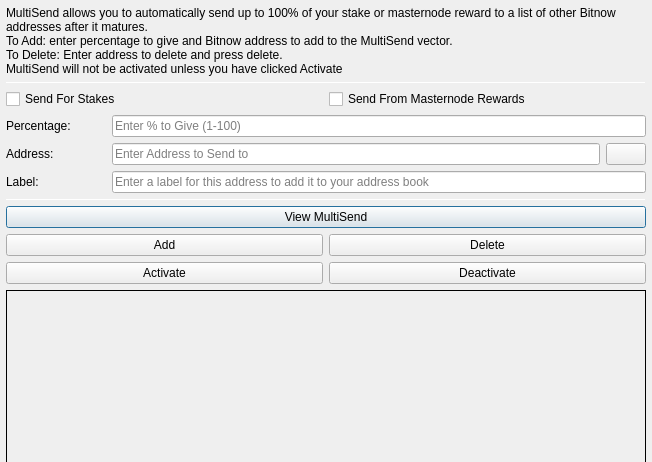
<?xml version="1.0" encoding="UTF-8"?>
<ui version="4.0">
 <class>MultiSendDialog</class>
 <widget class="QDialog" name="MultiSendDialog">
  <property name="windowModality">
   <enum>Qt::NonModal</enum>
  </property>
  <property name="geometry">
   <rect>
    <x>0</x>
    <y>0</y>
    <width>652</width>
    <height>300</height>
   </rect>
  </property>
  <property name="windowTitle">
   <string>MultiSend</string>
  </property>
  <layout class="QVBoxLayout" name="verticalLayout" stretch="0">
   <property name="leftMargin">
    <number>6</number>
   </property>
   <property name="topMargin">
    <number>6</number>
   </property>
   <property name="rightMargin">
    <number>6</number>
   </property>
   <property name="bottomMargin">
    <number>6</number>
   </property>
   <item>
    <layout class="QVBoxLayout" name="verticalLayout_Main" stretch="1,1,1,0,1,1,1">
     <item>
      <widget class="QLabel" name="label_2">
       <property name="lineWidth">
        <number>1</number>
       </property>
       <property name="text">
        <string>MultiSend allows you to automatically send up to 100% of your stake or masternode reward to a list of other Bitnow addresses after it matures.
To Add: enter percentage to give and Bitnow address to add to the MultiSend vector.
To Delete: Enter address to delete and press delete.
MultiSend will not be activated unless you have clicked Activate</string>
       </property>
       <property name="alignment">
        <set>Qt::AlignLeading|Qt::AlignLeft|Qt::AlignTop</set>
       </property>
       <property name="wordWrap">
        <bool>true</bool>
       </property>
      </widget>
     </item>
     <item>
      <widget class="Line" name="line">
       <property name="minimumSize">
        <size>
         <width>0</width>
         <height>1</height>
        </size>
       </property>
       <property name="maximumSize">
        <size>
         <width>16777215</width>
         <height>1</height>
        </size>
       </property>
       <property name="orientation">
        <enum>Qt::Horizontal</enum>
       </property>
      </widget>
     </item>
     <item>
      <layout class="QVBoxLayout" name="verticalLayout_Settings">
       <item>
        <layout class="QHBoxLayout" name="horizontalLayout">
         <item>
          <widget class="QCheckBox" name="multiSendStakeCheckBox">
           <property name="text">
            <string>Send For Stakes</string>
           </property>
          </widget>
         </item>
         <item>
          <widget class="QCheckBox" name="multiSendMasternodeCheckBox">
           <property name="text">
            <string>Send From Masternode Rewards</string>
           </property>
          </widget>
         </item>
        </layout>
       </item>
       <item>
        <layout class="QHBoxLayout" name="horizontalLayout_6">
         <item>
          <widget class="QLabel" name="label">
           <property name="minimumSize">
            <size>
             <width>100</width>
             <height>0</height>
            </size>
           </property>
           <property name="toolTip">
            <string>Percentage of stake to send</string>
           </property>
           <property name="text">
            <string>Percentage:</string>
           </property>
          </widget>
         </item>
         <item>
          <widget class="QLineEdit" name="multiSendPercentEdit">
           <property name="toolTip">
            <string>Enter whole numbers 1 - 100</string>
           </property>
           <property name="placeholderText">
            <string>Enter % to Give (1-100)</string>
           </property>
          </widget>
         </item>
        </layout>
       </item>
       <item>
        <layout class="QHBoxLayout" name="horizontalLayout_7">
         <item>
          <widget class="QLabel" name="label_5">
           <property name="minimumSize">
            <size>
             <width>100</width>
             <height>0</height>
            </size>
           </property>
           <property name="toolTip">
            <string>Address to send portion of stake to</string>
           </property>
           <property name="text">
            <string>Address:</string>
           </property>
          </widget>
         </item>
         <item>
          <widget class="QLineEdit" name="multiSendAddressEdit">
           <property name="toolTip">
            <string/>
           </property>
           <property name="placeholderText">
            <string>Enter Address to Send to</string>
           </property>
          </widget>
         </item>
         <item>
          <widget class="QPushButton" name="addressBookButton">
           <property name="maximumSize">
            <size>
             <width>16777215</width>
             <height>32</height>
            </size>
           </property>
           <property name="toolTip">
            <string>Choose an address from the address book</string>
           </property>
           <property name="text">
            <string/>
           </property>
           <property name="icon">
            <iconset resource="../bitnow.qrc">
             <normaloff>:/icons/address-book</normaloff>:/icons/address-book</iconset>
           </property>
           <property name="shortcut">
            <string>Alt+A</string>
           </property>
           <property name="autoDefault">
            <bool>false</bool>
           </property>
          </widget>
         </item>
        </layout>
       </item>
      </layout>
     </item>
     <item>
      <layout class="QHBoxLayout" name="horizontalLayout_3">
       <item>
        <widget class="QLabel" name="label_3">
         <property name="minimumSize">
          <size>
           <width>100</width>
           <height>0</height>
          </size>
         </property>
         <property name="text">
          <string>Label:</string>
         </property>
        </widget>
       </item>
       <item>
        <widget class="QLineEdit" name="labelAddressLabelEdit">
         <property name="placeholderText">
          <string>Enter a label for this address to add it to your address book</string>
         </property>
        </widget>
       </item>
      </layout>
     </item>
     <item>
      <widget class="Line" name="line_2">
       <property name="minimumSize">
        <size>
         <width>0</width>
         <height>1</height>
        </size>
       </property>
       <property name="maximumSize">
        <size>
         <width>16777215</width>
         <height>1</height>
        </size>
       </property>
       <property name="orientation">
        <enum>Qt::Horizontal</enum>
       </property>
      </widget>
     </item>
     <item>
      <layout class="QVBoxLayout" name="verticalLayout_Buttons">
       <item>
        <layout class="QHBoxLayout" name="horizontalLayout_4">
         <item>
          <widget class="QPushButton" name="viewButton">
           <property name="toolTip">
            <string/>
           </property>
           <property name="statusTip">
            <string>View MultiSend Vector</string>
           </property>
           <property name="text">
            <string>View MultiSend</string>
           </property>
          </widget>
         </item>
        </layout>
       </item>
       <item>
        <layout class="QHBoxLayout" name="horizontalLayout_2">
         <item>
          <widget class="QPushButton" name="addButton">
           <property name="toolTip">
            <string/>
           </property>
           <property name="statusTip">
            <string>Add to MultiSend Vector</string>
           </property>
           <property name="text">
            <string>Add</string>
           </property>
          </widget>
         </item>
         <item>
          <widget class="QPushButton" name="deleteButton">
           <property name="toolTip">
            <string/>
           </property>
           <property name="statusTip">
            <string>Delete Address From MultiSend Vector</string>
           </property>
           <property name="text">
            <string>Delete</string>
           </property>
          </widget>
         </item>
        </layout>
       </item>
       <item>
        <layout class="QHBoxLayout" name="horizontalLayout_5">
         <item>
          <widget class="QPushButton" name="activateButton">
           <property name="statusTip">
            <string>Activate MultiSend</string>
           </property>
           <property name="text">
            <string>Activate</string>
           </property>
          </widget>
         </item>
         <item>
          <widget class="QPushButton" name="disableButton">
           <property name="statusTip">
            <string>Deactivate MultiSend</string>
           </property>
           <property name="text">
            <string>Deactivate</string>
           </property>
          </widget>
         </item>
        </layout>
       </item>
      </layout>
     </item>
     <item>
      <widget class="QLabel" name="message">
       <property name="minimumSize">
        <size>
         <width>0</width>
         <height>180</height>
        </size>
       </property>
       <property name="frameShape">
        <enum>QFrame::Panel</enum>
       </property>
       <property name="frameShadow">
        <enum>QFrame::Plain</enum>
       </property>
       <property name="lineWidth">
        <number>1</number>
       </property>
       <property name="midLineWidth">
        <number>1</number>
       </property>
       <property name="text">
        <string/>
       </property>
       <property name="alignment">
        <set>Qt::AlignLeading|Qt::AlignLeft|Qt::AlignTop</set>
       </property>
       <property name="wordWrap">
        <bool>true</bool>
       </property>
      </widget>
     </item>
    </layout>
   </item>
  </layout>
 </widget>
 <resources>
  <include location="../bitnow.qrc"/>
 </resources>
 <connections/>
</ui>
